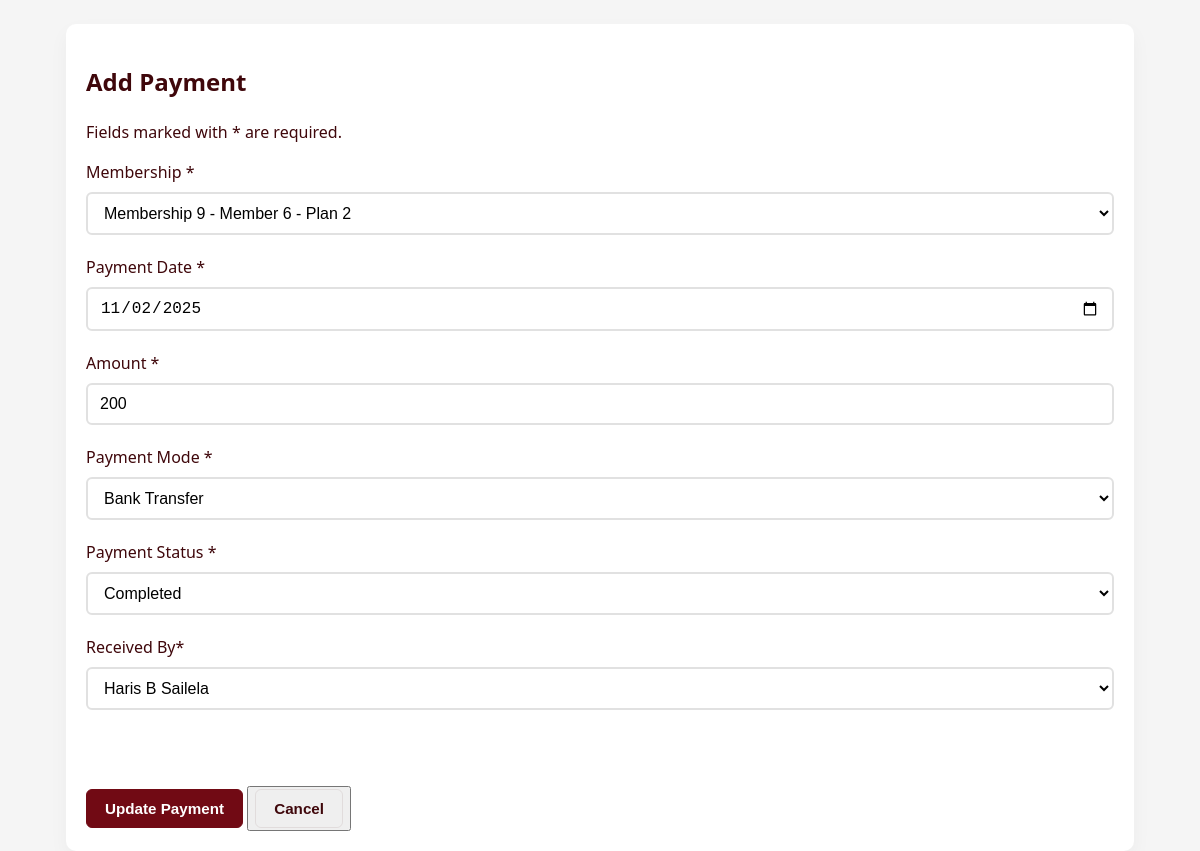
The page /Payment/editPayment.php?payment_id=6 on the database its author committed.
### tables this page shows
CREATE TABLE `payment` (
  `payment_id` int(11) NOT NULL,
  `membership_id` int(11) NOT NULL,
  `payment_date` date NOT NULL,
  `amount` int(11) NOT NULL,
  `payment_mode` enum('Cash','Card','Bank Transfer','E-wallet') NOT NULL,
  `payment_status` enum('Completed','Pending','','') NOT NULL,
  `employee_id` int(11) NOT NULL,
  `transaction_ref` varchar(15) NOT NULL,
  `notes` text NOT NULL,
  `created_at` timestamp NOT NULL DEFAULT current_timestamp() ON UPDATE current_timestamp(),
  `updated_at` timestamp NOT NULL DEFAULT current_timestamp()
);

CREATE TABLE `profile` (
  `id` int(11) NOT NULL,
  `role_id` int(11) NOT NULL,
  `fname` varchar(255) NOT NULL,
  `lname` varchar(255) NOT NULL,
  `mname` varchar(1) DEFAULT NULL,
  `phone_num` varchar(20) NOT NULL,
  `address` varchar(255) NOT NULL,
  `sex` enum('Male','Female') NOT NULL,
  `dob` date NOT NULL,
  `join_date` date NOT NULL,
  `status` enum('Active','Inactive','','') NOT NULL,
  `created_at` datetime NOT NULL,
  `updated_at` datetime NOT NULL,
  `email` varchar(225) NOT NULL
);

### classes/database.php (called while the page is built, shortened)
<?php
class Database{
    private $host = "localhost";
    private $username = "root";
    private $password = "";
    private $dbname = "gym membership system";
    public function connect(){
        $this->conn = new PDO("mysql:host=$this->host;dbname=$this->dbname",$this->username,
        $this->password);
        return $this->conn;
    }
}
?>

### classes/membership.php (called while the page is built, shortened)
<?php
    require_once 'database.php';
    class Memberships extends Database{
        public function viewMembership($search = "", $status = ""){
            $sql = "SELECT m.*,
                          mp.fname as member_fname, mp.mname as member_mname, mp.lname as member_lname,
                          sp.fname as staff_fname, sp.mname as staff_mname, sp.lname as staff_lname,
                          p.plan_name
                   FROM membership m
                   LEFT JOIN profile mp ON m.member_id = mp.id AND mp.role_id = 1
                   LEFT JOIN profile sp ON m.employee_id = sp.id AND sp.role_id = 2
                   LEFT JOIN membership_plans p ON m.plan_id = p.plan_id
                   WHERE (CONCAT(mp.fname, ' ', mp.lname) LIKE CONCAT('%',:search,'%')
                         OR m.member_id LIKE CONCAT('%',:search,'%'))
                   AND m.membership_status LIKE CONCAT('%',:status,'%')
                   ORDER BY m.membership_id ASC";
            $query = $this->connect()->prepare($sql);
            $query->bindParam(":search", $search);
            $query->bindParam(":status", $status);
            if($query->execute()){
                return $query->fetchAll();
            } else {
                return null;
            }
        }
    }

### classes/payment.php (called while the page is built, shortened)
<?php
    require_once 'database.php';
    class Payments extends Database{
        public function fetchPayment($ppayment_id){
            $sql = "SELECT * FROM payment WHERE payment_id=:payment_id";
            $query = $this->connect()->prepare($sql);
            $ppayment_id = (int)$ppayment_id;
            $query->bindParam(":payment_id", $ppayment_id, PDO::PARAM_INT);
            if ($query->execute()){
                return $query->fetch();
            } else {
                return null;
            }
        }
    }

### classes/profile.php (called while the page is built, shortened)
<?php
    require_once 'database.php';
    class Profiles extends Database{
        public function viewProfile($search = "", $role_id = "", $status = "", $sex = "") {
            $sql = "SELECT * FROM profile WHERE CONCAT(fname, ' ', lname) LIKE CONCAT('%', :search, '%')";
            $params = [':search' => $search];
            if ($role_id !== "") {
                $sql .= " AND role_id = :role_id";
                $params[':role_id'] = (int)$role_id;
            }
            $sql .= " ORDER BY id ASC";
            $query = $this->connect()->prepare($sql);
            foreach ($params as $k => $v) {
                if ($k === ':role_id') {
                    $query->bindValue($k, $v, PDO::PARAM_INT);
                } else {
                    $query->bindValue($k, $v);
                }
            }
            if ($query->execute()) {
                return $query->fetchAll();
            } else {
                return null;
            }
        }
    }

### Payment/editPayment.php (the view, shortened to what this page needs)
<?php
require_once "../classes/payment.php";
require_once "../classes/membership.php";
require_once "../classes/profile.php";
$paymentObj = new Payments();
$membershipObj = new Memberships();
$profileObj = new Profiles();
$memberships = $membershipObj->viewMembership();
$staff_profiles = $profileObj->viewProfile("", "2");
$memberNames = [];
$payment = [];
$errors = [];
if($_SERVER["REQUEST_METHOD"] == "GET"){
    if(isset($_GET["payment_id"])){
        $payment_id = trim(htmlspecialchars($_GET["payment_id"]));
        $payment = $paymentObj->fetchPayment($payment_id);
    } else {
        echo "<a href='viewPayment.php'>Return to View Payments</a>";
        exit("Payment Not Found!");
    }
}
?>
<!DOCTYPE html>
<html lang="en">
<head>
    <link rel="stylesheet" href="../index.css">
</head>
<body>
    <main class="page-container">
        <section class="form-card">
                <h1>Add Payment</h1>
                <p class="helper-note">Fields marked with <span class="required">*</span> are required.</p>
                <form action="" method="POST">
                <div class="form-group">
                    <label for="membership_id">Membership <span class="required">*</span></label>
                        <select class="form-control" name="membership_id" id="membership_id">
                            <?php if (!empty($memberships)) : ?>
                                <?php foreach ($memberships as $ms) : ?>
                                    <?php $msId = $ms['membership_id'] ?? $ms['id'] ?? null; $mId = $ms['member_id'] ?? null; $mName = $memberNames[$mId] ?? ('Member ' . $mId); $planId = $ms['plan_id'] ?? ''; ?>
                                    <option value="<?= $msId ?>" <?= (isset($payment['membership_id']) && $payment['membership_id'] == $msId) ? 'selected' : '' ?>>Membership <?= $msId ?> - <?= htmlspecialchars($mName) ?> - Plan <?= $planId ?></option>
                                <?php endforeach; ?>
                            <?php endif; ?>
                        </select>
                </div>
                <div class="form-group">
                    <label for="payment_date">Payment Date <span class="required">*</span></label>
                        <input class="form-control" type="date" name="payment_date" id="payment_date" value="<?=$payment["payment_date"] ?? "" ?>">
                </div>
                <div class="form-group">
                    <label for="amount">Amount <span class="required">*</span></label>
                        <input class="form-control" type="text" name="amount" id="amount" value="<?=$payment["amount"] ?? "" ?>">
                </div>
                <div class="form-group">
                    <label for="payment_mode">Payment Mode <span class="required">*</span></label>
                        <select class="form-control" name="payment_mode" id="payment_mode">
                            <option value="Bank Transfer" <?= (isset($payment["payment_mode"]) && $payment["payment_mode"] == "Bank Transfer") ? "selected":"" ?>>Bank Transfer</option>
                        </select>
                </div>
                <div class="form-group">
                    <label for="payment_status">Payment Status <span class="required">*</span></label>
                        <select class="form-control" name="payment_status" id="payment_status">
                            <option value="Completed" <?= (isset($payment["payment_status"]) && $payment["payment_status"] == "Completed") ? "selected":"" ?>>Completed</option>
                        </select>
                </div>
                <div class="form-group">
                    <label for="employee_id">Received By<span class="required">*</span></label>
                        <select class="form-control" name="employee_id" id="employee_id">
                            <?php
                            $staff_profiles = $profileObj->viewProfile("", "2");
                            if (!empty($staff_profiles)) :
                                foreach ($staff_profiles as $staff) : ?>
                                    <option value="<?= $staff['id'] ?>" <?= (isset($payment['employee_id']) && $payment['employee_id'] == $staff['id']) ? 'selected' : '' ?>>
                                        <?= htmlspecialchars($staff['fname'] . ' ' . $staff['mname'] . ' ' . $staff['lname']) ?>
                                    </option>
                                <?php endforeach;
                            endif; ?>
                        </select>
                        <p class="error"><?= $errors['employee_id'] ?? '' ?></p><br><br>
                </div>
                <div class="footer-actions">
                    <input type="submit" class="btn btn-primary" value="Update Payment"> <span><button><a class="btn btn-outline" href="viewPayment.php">Cancel</a></button></span>
                </form>
        </section>
    </main>
</body>
</html>

### index.css (style rules this page uses)
:root { --dark: #3F070B; --accent: #710A14; --white: #ffffff; --muted: #f5f5f5; --container-max: 1100px; }
* { box-sizing:border-box }
html,body { height:100%; }
body { margin:0; font-family: 'Segoe UI', Tahoma, Geneva, Verdana, sans-serif; background: var(--muted); color: var(--dark); line-height:1.5; -webkit-font-smoothing:antialiased; padding-bottom: 60px; }
.btn { display:inline-block; padding:10px 18px; border-radius:6px; text-decoration:none; font-weight:600; font-size:0.95rem; cursor:pointer; transition:all 180ms ease; border:none; }
.btn-primary { background:var(--accent); color:var(--white); border:1px solid var(--accent); }
.btn-outline { background:transparent; color:var(--dark); border:1px solid rgba(63,7,11,0.08); }
.form-control { width:100%; padding:10px 12px; border:1px solid #ddd; border-radius:6px; font-size:1rem; background:#fff; }
.page-container { max-width:1100px;margin:24px auto;padding:0 16px }
.form-card { background:var(--white);padding:20px;border-radius:10px;box-shadow:0 8px 20px rgba(0,0,0,0.04) }
.form-group { margin-bottom: 20px; }
.form-group label { display: block; margin-bottom: 8px; color: var(--dark); font-weight: 500; }
.form-control { width: 100%; padding: 10px 12px; border: 2px solid #e1e1e1; border-radius: 6px; font-size: 1rem; transition: border-color 0.2s; }

### rows shown on the page
payment: membership_id "Membership 9 - Member 6 - Plan 2", payment_date "11/02/2025", amount "200", payment_mode "Bank Transfer", payment_status "Completed", employee_id "Haris B Sailela"
